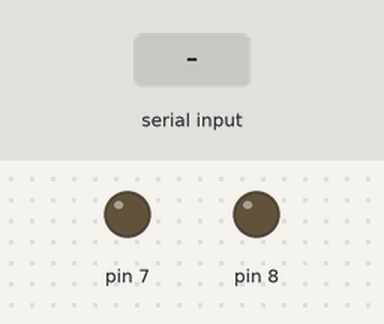
Simulated run of this sketch. Board: Arduino Uno, built with avr-gcc and run on an emulated ATmega328P. Shown: output pins drawn as LEDs (lit = HIGH). Inputs (shaded band) come from the test bench.

Above: at 1.2 s.
1.3 s: "0\n" received over Serial
At 2.6 s:
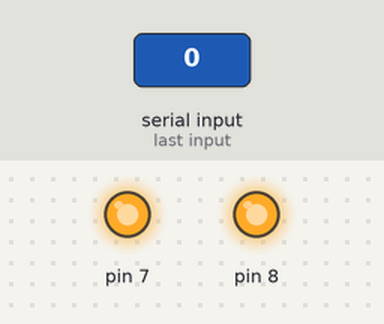
3.8 s: "1\n" received over Serial
At 5.7 s:
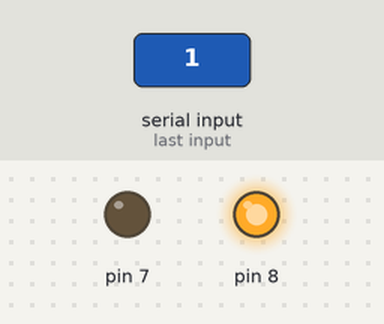
Timing chart, 0 to 7.2 s (numbered marks = the images above; inputs shaded):
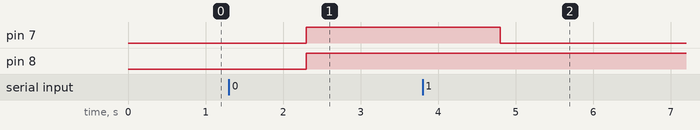

The sketch:

test_serial_read_ksp.ino
```cpp
int rcs;
int sas;
void setup() {
  // put your setup code here, to run once:
  pinMode(7, OUTPUT);
  pinMode(8, OUTPUT);
  Serial.begin(9600);
}

void loop() {
    while(Serial.available()) {
         rcs = Serial.parseInt();
         Serial.read();
         sas = Serial.parseInt();
         Serial.read();

             if (rcs == 0) {
          digitalWrite(7,1);
         }
         else if (rcs == 1) {
          digitalWrite(7,0);
         }
                  if (sas == 0) {
          digitalWrite(8,1);
         }
         else if (sas == 1) {
          digitalWrite(8,0);
         }
    }
}
```

Measured:
- after the input at 1.3 s, pin 7, pin 8: LOW → HIGH after 1.0 s
- after the input at 3.8 s, pin 7: HIGH → LOW after 1.0 s
